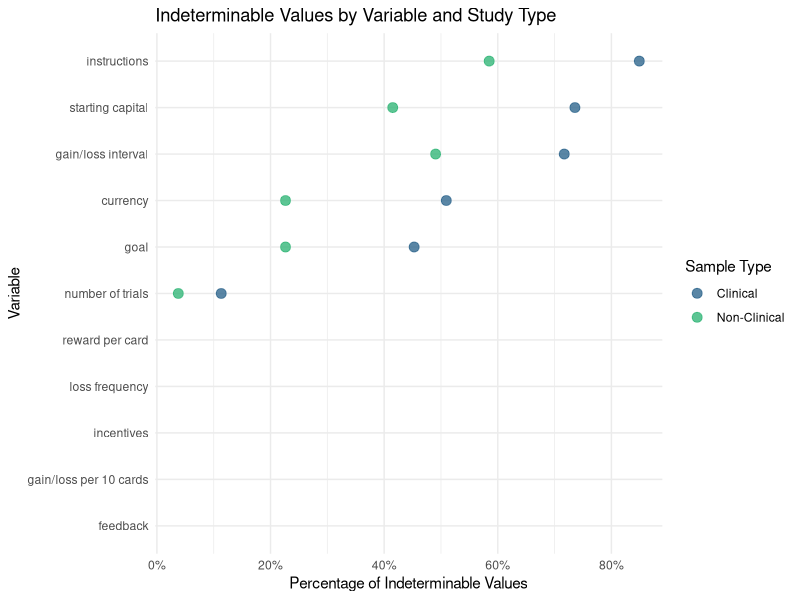
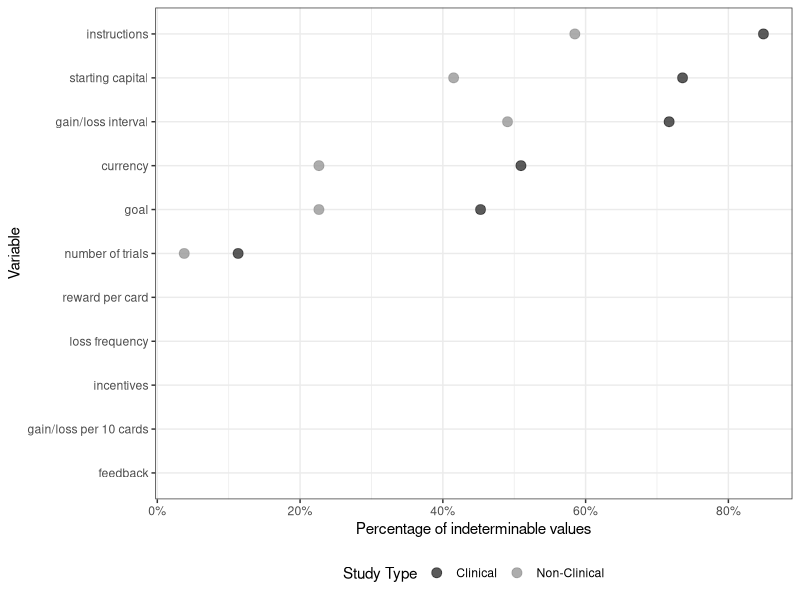
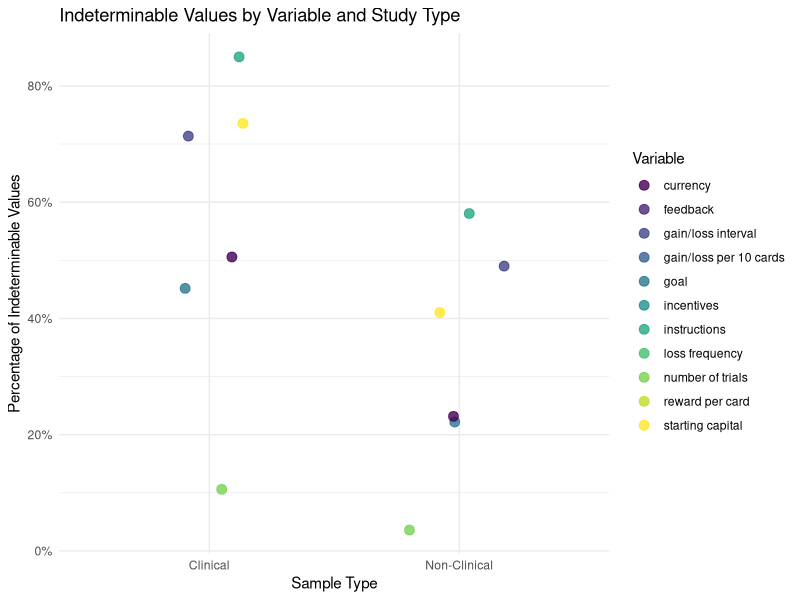
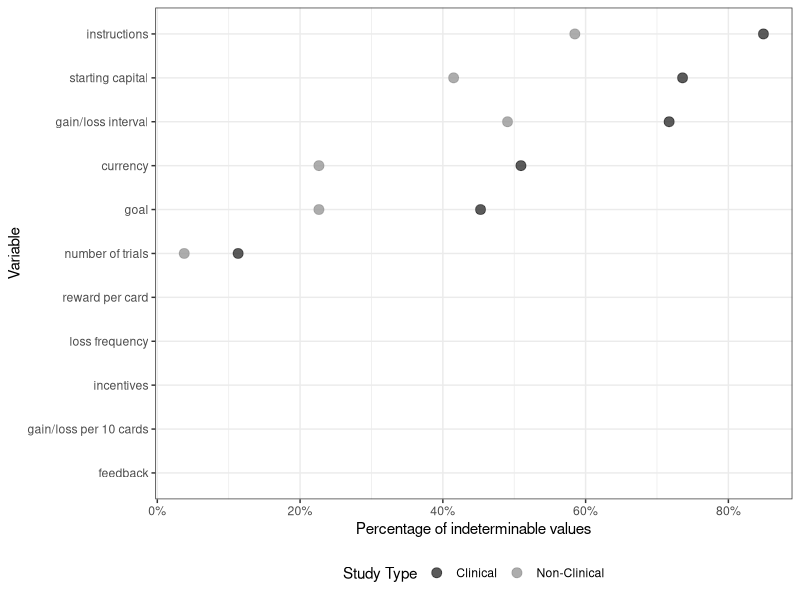
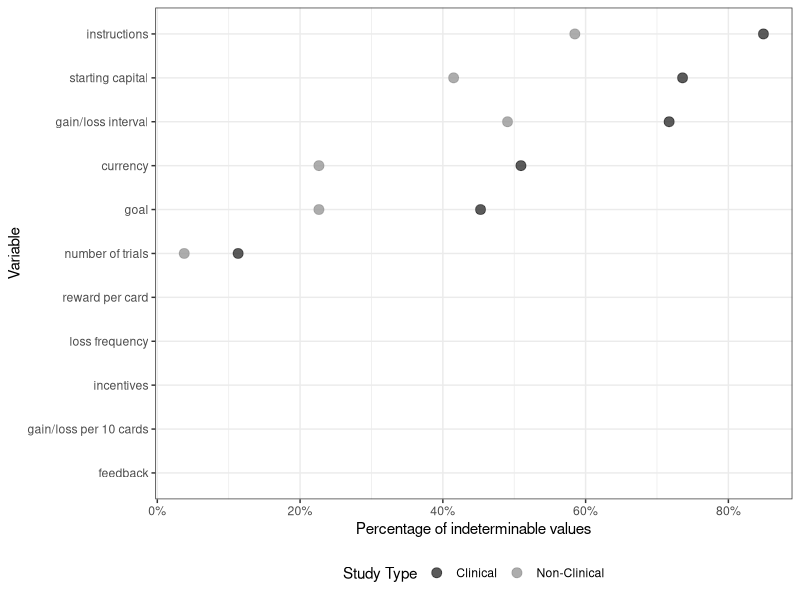

The R script that drew these images, in order:
## ---- chunk 1
#| include: false

knitr::opts_chunk$set(echo = TRUE)

## ---- chunk 2
#| include: false

# load R packages 
library(knitr)
library(tidyverse)
library(readxl)
library(conflicted)
library(psych)
library(kableExtra)
library(scales)

# declare preferences regarding conflicts 
conflicts_prefer(dplyr::filter)
conflicts_prefer(readxl::read_excel)

## ---- chunk 3
#| include: false

# read procedure file
procedures_data <- read_xlsx("../../data/raw/metamethod review/master coding/codebook_procedure_master.xlsx") 
# read scoring master file
scoring_data <- read_xlsx("../../data/raw/metamethod review/master coding/codebook_scoring_master.xlsx") 
# read scores overview file
# this is a file with one row per distinct score 
scores_overview <- read_xlsx("../../data/processed/meta-methods review/scores_overview.xlsx")
# read monotonic scores file
# this is a file where we identified scores that can be linear transformed into each other
monotonic_scores <- read_xlsx("../../data/raw/metamethod review/master coding/monotonic_scores.xlsx")
# read sample categorization file
# this is a file that categorizes the study samples into clinical and non-clinical samples
sample_categories <- read_xlsx("../../data/raw/metamethod review/master coding/codebook_categorizations.xlsx")

## ---- chunk 4

# select relevant variables from data frame sample_categories
samples <- sample_categories %>% 
  select(article_id, category, info)

# join procedures_data with samples 
procedures_by_category <- procedures_data %>% 
  left_join(samples, by = "article_id") %>%
  mutate(clinical = category == 1) 

# count the tasks with clinical and non-clinical samples
row_counts <- procedures_by_category %>%
  count(clinical)

# select variables of interest
# create a boolean variable for clinical vs. non-clinical studies
# count the number of indeterminables for each variable
indeterminables_by_cat <- procedures_by_category %>%
  select(7:29, clinical) %>%
  pivot_longer(cols = 1:23, 
               names_to = "variable", values_to = "value") %>% 
  filter(value == "indeterminable") %>%
  count(clinical, variable) %>%
  pivot_wider(names_from = clinical, values_from = n, values_fill = 0) %>%
  rename(count_clinical = `TRUE`, count_non_clinical = `FALSE`) %>%
  mutate(
    pct_clinical = (count_clinical / 53 * 100),
    pct_non_clinical = (count_non_clinical / 53 * 100)
  ) %>%
  select(variable, count_clinical, pct_clinical, count_non_clinical, pct_non_clinical)

# calculate the totals across all variables
total_ind <- indeterminables_by_cat %>%
  summarise(
    variable = "total",
    count_clinical = sum(count_clinical),
    pct_clinical = (sum(count_clinical) / (53 * 23)) * 100, 
    count_non_clinical = sum(count_non_clinical),
    pct_non_clinical = (sum(count_non_clinical) / (53 * 23)) * 100
  )

# bind the total row to the main table
indeterminables_by_cat <- bind_rows(indeterminables_by_cat, total_ind)

indeterminables_by_cat |>
  kable() |>
  kable_classic(full_width = FALSE)

# in a next step, we want to collapse some of the variables
# determine the total number of studies
total_clinical <- row_counts$n[row_counts$clinical == TRUE]
total_non_clinical <- row_counts$n[row_counts$clinical == FALSE]

# generate the grouped table with the correct count of unique studies
indeterminables_grouped <- procedures_by_category %>%
  select(article_id, 7:29, clinical) %>%
  # rename some variables
  rename(`starting capital` = starting_capital, 
       `number of trials` = n_trials) %>%
  pivot_longer(cols = -c(article_id, clinical), names_to = "variable", values_to = "value") %>%
  filter(value == "indeterminable", variable != "protocol", variable != "n_blocks") %>%
  # group variables 
  mutate(variable = case_when(
    variable %in% c("reward_disadv", "reward_adv") ~ "reward per card",
    variable %in% c("loss1", "loss2", "gain1", "gain2") ~ "gain/loss per 10 cards",
    variable %in% c("loss_int1", "loss_int2", "gain_int1", "gain_int2") ~ "gain/loss interval",
    str_detect(variable, "freq") ~ "loss frequency",
    TRUE ~ variable
  )) %>%
  # count studies per group
  group_by(clinical, variable) %>%
  summarise(n = n_distinct(article_id), .groups = 'drop') %>%
  # wide format
  pivot_wider(names_from = clinical, values_from = n, values_fill = 0) %>%
  rename(count_clinical = `TRUE`, count_non_clinical = `FALSE`) %>%
  # calculate percentages
  mutate(
    pct_clinical = round((count_clinical / total_clinical * 100), 2),
    pct_non_clinical = round((count_non_clinical / total_non_clinical * 100), 2)
  ) %>%
  select(variable, count_clinical, pct_clinical, count_non_clinical, pct_non_clinical) %>%
  arrange(pmax(pct_clinical, pct_non_clinical))

# bind rows
# select relevant variables
indeterminables_grouped_final <- indeterminables_grouped %>%
  select(variable, pct_clinical, pct_non_clinical)

# print table 
indeterminables_grouped_final |>
  kable() |>
  kable_classic(full_width = FALSE)

## ---- chunk 5

# Filter out the "total" row for better visualization
indeterminables_dot_data <- indeterminables_grouped_final %>%
  filter(variable != "total") %>%
  pivot_longer(
    cols = starts_with("pct_"), 
    names_to = "sample_type", 
    values_to = "percentage"
  ) %>%
  mutate(
    sample_type = recode(sample_type,
                         "pct_clinical" = "Clinical",
                         "pct_non_clinical" = "Non-Clinical")
  )

# sort percentages of interderminables in descending order
indeterminables_dot_data <- indeterminables_dot_data %>%
  group_by(variable) %>%
  mutate(max_percentage = max(percentage, na.rm = TRUE)) %>%
  ungroup() %>%
  mutate(variable = fct_reorder(variable, max_percentage, .desc = FALSE))

# Create the dot plot
plot1 <- ggplot(indeterminables_dot_data, 
                aes(x = percentage, y = variable, color = sample_type)) +
  geom_point(size = 3, alpha = 0.8) +
  scale_color_manual(
    name = "Sample Type",
    values = c("Clinical" = "#31688E", "Non-Clinical" = "#35B779")
  ) +
  labs(
    title = "Indeterminable Values by Variable and Study Type",
    x = "Percentage of Indeterminable Values",
    y = "Variable"
  )  +
  theme_minimal() +
  scale_x_continuous(labels = percent_format(scale = 1))  # Show x-axis as percentages

print(plot1)

## ---- chunk 6

plot1_grey <- ggplot(indeterminables_dot_data, 
                aes(x = percentage, y = variable, color = sample_type)) +
  geom_point(size = 3, alpha = 0.8) +
  scale_color_grey(name = "Study Type", start = 0.2, end = 0.6) + 
  labs(
    x = "Percentage of indeterminable values",
    y = "Variable"
  )  +
  theme_bw() + 
  scale_x_continuous(labels = percent_format(scale = 1)) +
  theme(legend.position = "bottom")


print(plot1_grey)

ggsave(
  "figure1_indeterminables_by_variable.pdf", 
  plot = plot1_grey,                         
  width = 8,                                 
  height = 6                                 
)

ggsave(
  "figure1_indeterminables_by_variable.png",
  plot = plot1_grey,                         
  width = 8,                                 
  height = 6,                                
  dpi = 600                                  
)


## ---- chunk 7

# Prepare the data for plotting
indeterminables_dot_data <- indeterminables_grouped %>%
  filter(variable != "total") %>%
  pivot_longer(
    cols = starts_with("pct_"), 
    names_to = "sample_type", 
    values_to = "percentage"
  ) %>%
  mutate(
    sample_type = recode(sample_type,
                         "pct_clinical" = "Clinical",
                         "pct_non_clinical" = "Non-Clinical")
  )

# Create the dot plot
plot2 <- ggplot(indeterminables_dot_data, 
                aes(x = sample_type, y = percentage, color = variable)) +
  geom_point(size = 3, alpha = 0.8, position = position_jitter(width = 0.2)) +
  scale_color_viridis_d(name = "Variable") +
  labs(
    title = "Indeterminable Values by Variable and Study Type",
    x = "Sample Type",
    y = "Percentage of Indeterminable Values"
  ) +
  theme_minimal()+
  scale_y_continuous(labels = percent_format(scale = 1))  # Show y-axis as percentages

print(plot2)
